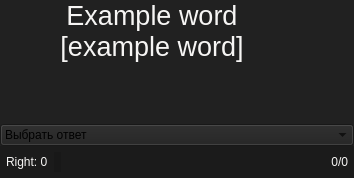
<?xml version="1.0" encoding="UTF-8"?>
<ui version="4.0">
 <class>Form</class>
 <widget class="QWidget" name="Form">
  <property name="geometry">
   <rect>
    <x>0</x>
    <y>0</y>
    <width>354</width>
    <height>178</height>
   </rect>
  </property>
  <property name="windowTitle">
   <string>Form</string>
  </property>
  <property name="styleSheet">
   <string notr="true">background-color: rgb(33, 33, 33);</string>
  </property>
  <layout class="QVBoxLayout" name="verticalLayout_2">
   <property name="spacing">
    <number>0</number>
   </property>
   <property name="leftMargin">
    <number>0</number>
   </property>
   <property name="topMargin">
    <number>0</number>
   </property>
   <property name="rightMargin">
    <number>0</number>
   </property>
   <property name="bottomMargin">
    <number>0</number>
   </property>
   <item>
    <layout class="QVBoxLayout" name="verticalLayout">
     <item>
      <layout class="QHBoxLayout" name="horizontalLayout">
       <item>
        <widget class="QLabel" name="label_word">
         <property name="font">
          <font>
           <pointsize>20</pointsize>
          </font>
         </property>
         <property name="styleSheet">
          <string notr="true">background-color: rgba(255, 255, 255, 0);
color: rgb(246, 245, 244);</string>
         </property>
         <property name="text">
          <string>Example word
[example word]</string>
         </property>
         <property name="alignment">
          <set>Qt::AlignCenter</set>
         </property>
        </widget>
       </item>
       <item>
        <widget class="QLabel" name="label_right">
         <property name="maximumSize">
          <size>
           <width>50</width>
           <height>50</height>
          </size>
         </property>
         <property name="styleSheet">
          <string notr="true">background-color: rgba(255, 255, 255, 0);</string>
         </property>
         <property name="text">
          <string/>
         </property>
         <property name="pixmap">
          <pixmap>../../icons/checked.png</pixmap>
         </property>
         <property name="scaledContents">
          <bool>true</bool>
         </property>
        </widget>
       </item>
      </layout>
     </item>
     <item>
      <spacer name="verticalSpacer">
       <property name="orientation">
        <enum>Qt::Vertical</enum>
       </property>
       <property name="sizeHint" stdset="0">
        <size>
         <width>20</width>
         <height>40</height>
        </size>
       </property>
      </spacer>
     </item>
     <item>
      <widget class="QComboBox" name="combobox_answers">
       <item>
        <property name="text">
         <string>Выбрать ответ</string>
        </property>
       </item>
      </widget>
     </item>
     <item>
      <layout class="QVBoxLayout" name="verticalLayout_3">
       <item>
        <widget class="QWidget" name="widget" native="true">
         <property name="maximumSize">
          <size>
           <width>16777215</width>
           <height>16777215</height>
          </size>
         </property>
         <property name="styleSheet">
          <string notr="true">background-color: rgba(23, 23, 23, 148);</string>
         </property>
         <layout class="QHBoxLayout" name="horizontalLayout_3">
          <property name="leftMargin">
           <number>6</number>
          </property>
          <property name="topMargin">
           <number>6</number>
          </property>
          <property name="rightMargin">
           <number>6</number>
          </property>
          <property name="bottomMargin">
           <number>6</number>
          </property>
          <item>
           <widget class="QLabel" name="label_correct_answer">
            <property name="sizePolicy">
             <sizepolicy hsizetype="Preferred" vsizetype="Maximum">
              <horstretch>0</horstretch>
              <verstretch>0</verstretch>
             </sizepolicy>
            </property>
            <property name="styleSheet">
             <string notr="true">color: rgb(246, 245, 244);
background-color: rgba(0,0,0,0);</string>
            </property>
            <property name="text">
             <string>Right: 0</string>
            </property>
           </widget>
          </item>
          <item>
           <widget class="QLabel" name="label_check">
            <property name="maximumSize">
             <size>
              <width>25</width>
              <height>25</height>
             </size>
            </property>
            <property name="text">
             <string/>
            </property>
            <property name="pixmap">
             <pixmap>../../icons/checked.png</pixmap>
            </property>
            <property name="scaledContents">
             <bool>true</bool>
            </property>
            <property name="alignment">
             <set>Qt::AlignCenter</set>
            </property>
           </widget>
          </item>
          <item>
           <spacer name="horizontalSpacer">
            <property name="orientation">
             <enum>Qt::Horizontal</enum>
            </property>
            <property name="sizeHint" stdset="0">
             <size>
              <width>40</width>
              <height>20</height>
             </size>
            </property>
           </spacer>
          </item>
          <item>
           <widget class="QPushButton" name="but_back">
            <property name="sizePolicy">
             <sizepolicy hsizetype="Maximum" vsizetype="Maximum">
              <horstretch>0</horstretch>
              <verstretch>0</verstretch>
             </sizepolicy>
            </property>
            <property name="minimumSize">
             <size>
              <width>0</width>
              <height>0</height>
             </size>
            </property>
            <property name="styleSheet">
             <string notr="true">QPushButton {
color: rgb(250, 250, 250);
background-color: rgba(255, 255, 255, 0);
border-radius: 5px;
border: 0px solid #ffffff;
padding-left:10px;
padding-right:10px;
padding-top:2px;
padding-bottom:2px;
}</string>
            </property>
            <property name="text">
             <string/>
            </property>
            <property name="icon">
             <iconset>
              <normaloff>../../icons/left-arrow.png</normaloff>../../icons/left-arrow.png</iconset>
            </property>
            <property name="iconSize">
             <size>
              <width>16</width>
              <height>16</height>
             </size>
            </property>
           </widget>
          </item>
          <item>
           <widget class="QPushButton" name="but_check">
            <property name="sizePolicy">
             <sizepolicy hsizetype="Maximum" vsizetype="Maximum">
              <horstretch>0</horstretch>
              <verstretch>0</verstretch>
             </sizepolicy>
            </property>
            <property name="styleSheet">
             <string notr="true">QPushButton {
color: rgb(250, 250, 250);
background-color: rgba(255, 255, 255, 0);
border-radius: 5px;
border: 0px solid #000;
padding-left:5px;
padding-right:5px;
}</string>
            </property>
            <property name="text">
             <string/>
            </property>
            <property name="icon">
             <iconset>
              <normaloff>../../icons/check-mark.png</normaloff>../../icons/check-mark.png</iconset>
            </property>
            <property name="iconSize">
             <size>
              <width>20</width>
              <height>20</height>
             </size>
            </property>
           </widget>
          </item>
          <item>
           <widget class="QPushButton" name="but_next">
            <property name="sizePolicy">
             <sizepolicy hsizetype="Maximum" vsizetype="Maximum">
              <horstretch>0</horstretch>
              <verstretch>0</verstretch>
             </sizepolicy>
            </property>
            <property name="minimumSize">
             <size>
              <width>0</width>
              <height>0</height>
             </size>
            </property>
            <property name="styleSheet">
             <string notr="true">QPushButton {
color: rgb(250, 250, 250);
background-color: rgba(255, 255, 255, 0);
border-radius: 5px;
border: 0px solid #ffffff;
padding-left:10px;
padding-right:10px;
padding-top:2px;
padding-bottom:2px;
}</string>
            </property>
            <property name="text">
             <string/>
            </property>
            <property name="icon">
             <iconset>
              <normaloff>../../icons/right-arrow.png</normaloff>../../icons/right-arrow.png</iconset>
            </property>
            <property name="iconSize">
             <size>
              <width>16</width>
              <height>16</height>
             </size>
            </property>
           </widget>
          </item>
          <item>
           <spacer name="horizontalSpacer_2">
            <property name="orientation">
             <enum>Qt::Horizontal</enum>
            </property>
            <property name="sizeHint" stdset="0">
             <size>
              <width>40</width>
              <height>20</height>
             </size>
            </property>
           </spacer>
          </item>
          <item>
           <widget class="QLabel" name="label_count_list">
            <property name="sizePolicy">
             <sizepolicy hsizetype="Preferred" vsizetype="Maximum">
              <horstretch>0</horstretch>
              <verstretch>0</verstretch>
             </sizepolicy>
            </property>
            <property name="styleSheet">
             <string notr="true">color: rgb(246, 245, 244);
background-color: rgba(0,0,0,0);</string>
            </property>
            <property name="text">
             <string>0/0</string>
            </property>
            <property name="alignment">
             <set>Qt::AlignRight|Qt::AlignTrailing|Qt::AlignVCenter</set>
            </property>
           </widget>
          </item>
         </layout>
        </widget>
       </item>
      </layout>
     </item>
    </layout>
   </item>
  </layout>
 </widget>
 <resources/>
 <connections/>
</ui>
